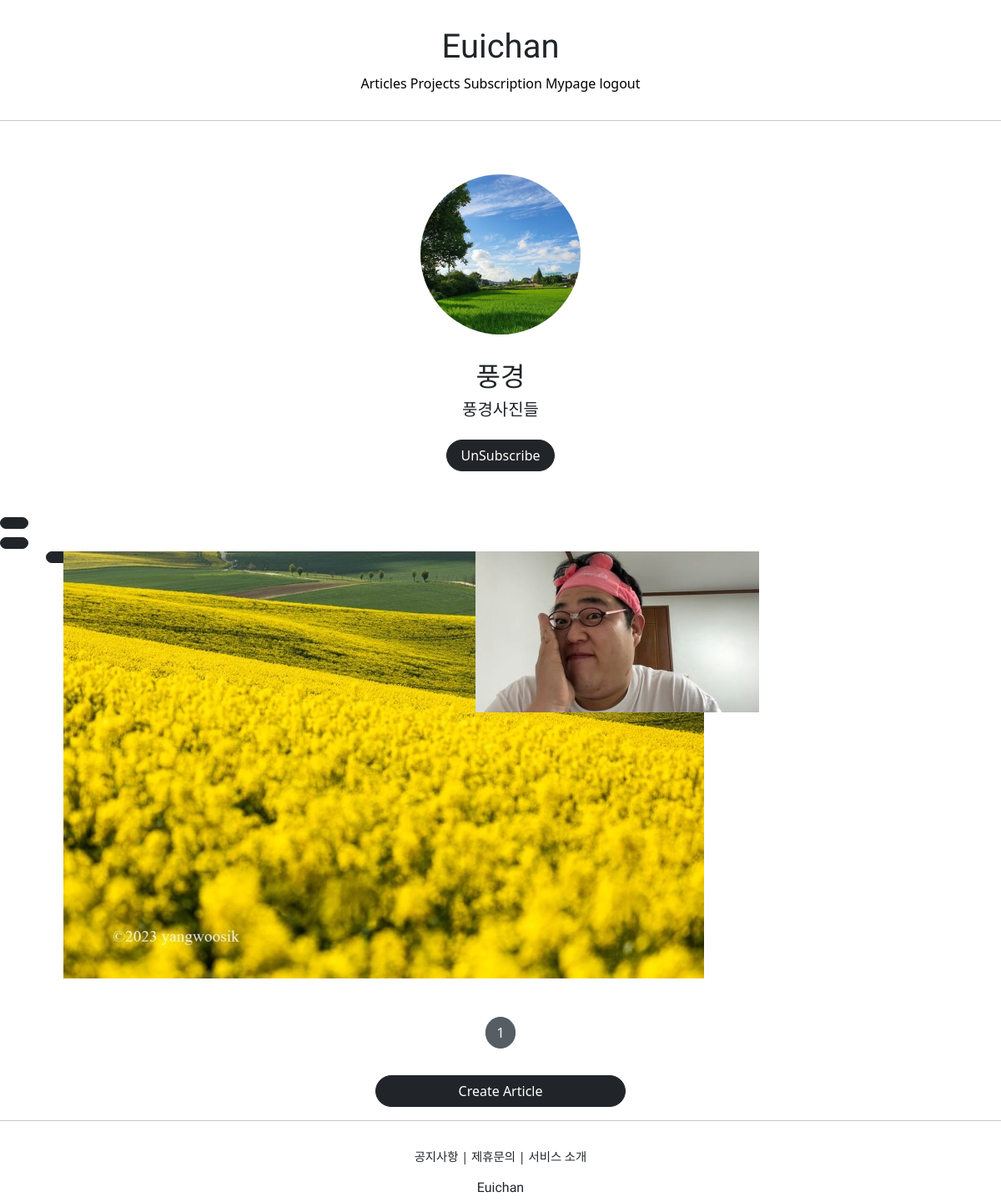
/projects/detail/2 (signed in), run on the app's committed database.
### projectapp/models.py (models this page shows)
class Project(models.Model):
    image = models.ImageField(upload_to='project/', null=True)
    title = models.CharField(max_length=20, null=False)
    description = models.CharField(max_length=200, null=True)
    created_at = models.DateTimeField(auto_now=True)

### articleapp/models.py (models this page shows)
class Article(models.Model):
    writer = models.ForeignKey(User, on_delete=models.SET_NULL, related_name='article', null=True)
    project = models.ForeignKey(Project, on_delete=models.SET_NULL, related_name='article', null=True)
    title = models.CharField(max_length=200, null=True)
    image = models.ImageField(upload_to='article/', null=True)
    content = models.TextField(null=True)
    created_at = models.DateField(auto_now_add=True,null=True)

### projectapp/views.py (the view)
# urls.py: path('detail/<int:pk>', ProjectDetailView.as_view(), name='detail'),
class ProjectDetailView(DetailView, MultipleObjectMixin):
    model = Project
    context_object_name = 'target_project'
    template_name = 'projectapp/detail.html'
    paginate_by = 25
    def get_context_data(self, **kwargs):
        project = self.object
        user = self.request.user
        if user.is_authenticated:
            subscription = Subscription.objects.filter(user=user, project=project)
        object_list = Article.objects.filter(project=self.get_object())
        return super(ProjectDetailView,self).get_context_data(object_list=object_list,
                                                              subscription=subscription,
                                                              **kwargs)

### projectapp/templates/projectapp/detail.html
{% extends 'base.html' %}
{% load static %}
{% block content %}
  <div>
    <div style="text-align: center; max-width: 500px; margin: 4rem auto 1.5rem auto">
      <img src="{{ target_project.image.url }}" alt=""
           style="height: 12rem; width: 12rem; border-radius: 20rem; margin-bottom: 2rem; object-fit:cover;">
      <h2 style="font-family : 'NanumSquareB' ">
        {{ target_project.title }}
      </h2>
      <h5>
        {{ target_project.description }}
      </h5>
    </div>
    <div class = "text-center mb-5">
      {% if user.is_authenticated %}
        {% if not subscription %}
      <a href="{% url 'subscribeapp:subscribe' %}?project_pk={{ target_project.pk }}"
          class="btn btn-primary rounded-pill px-3">
        Subscribe
      </a>
        {% else %}
        <a href="{% url 'subscribeapp:subscribe' %}?project_pk={{ target_project.pk }}"
          class="btn btn-dark rounded-pill px-3">
          UnSubscribe
        {% endif %}
      {% endif %}
    </div>
    <div>
      {% include 'snippets/list_fragment.html' with article_list=object_list %}
    </div>
  </div>
{% endblock %}

### templates/snippets/list_fragment.html (shortened to what this page needs)
{% load static %}
    {% if article_list %}
    <div class="container">
        {% for article in article_list %}
        <a href="{% url 'articleapp:detail' pk=article.pk %}">
            {% include 'snippets/card.html' with article=article %}
        </a>
        {% endfor %}
    </div>
    {% else %}
    <div class="text-center">
        <h1>No Articles YET!</h1>
    </div>
    {% endif %}
    {% include 'snippets/pagination.html' with page_obj=page_obj %}
    <div style="text-align: center">
        <a href="{% url 'articleapp:create' %}" class="btn btn-dark rounded-pill col-3 mt-3">
            Create Article
        </a>
    </div>

### templates/snippets/card.html
<div>
    <img src="{{ article.image.url }}" alt="">
</div>

### static/base.css (style rules this page uses)
a { color: black; }

### templates/snippets/list_fragment.html (style rules this page uses)
.container { padding: 0; margin: 0, auto; }
.container a { width: 45%; max-width: 250px; }
.container div { display: flex; justify-content: center; align-items: center; border-radius: 1rem; }
.container img { width: 100% border-radius: 1rem; }

### data on the page
Project: image (picture), title "풍경", description "풍경사진들"
Article: image (picture)
Article: image (picture)

### other printed values
{{ page_obj.number }} "1"
